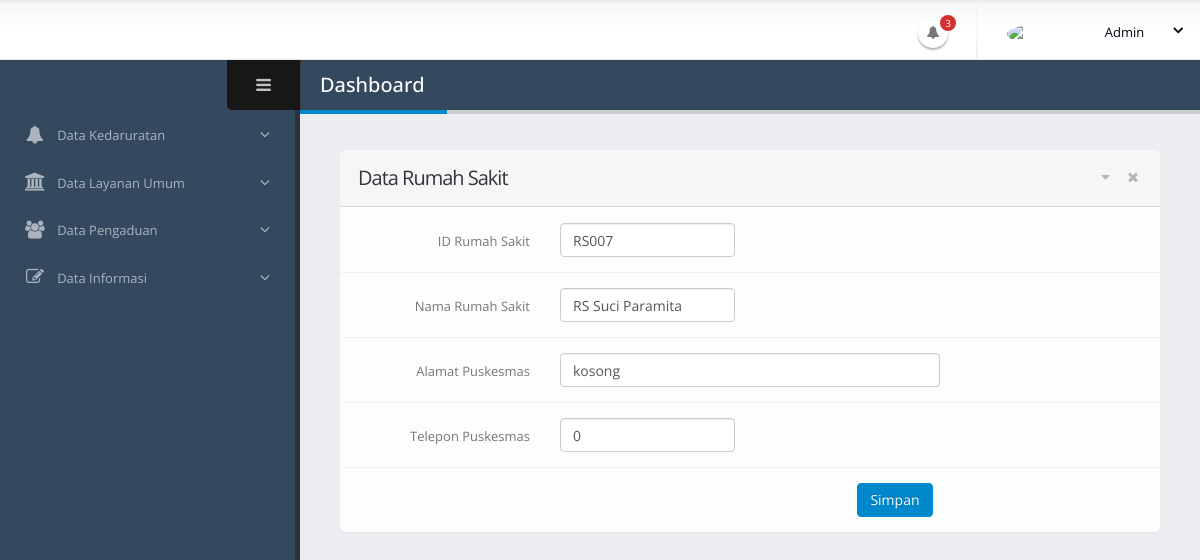
Before: /admin/RS/RSEdit.php?id=RS007 with the older database file.
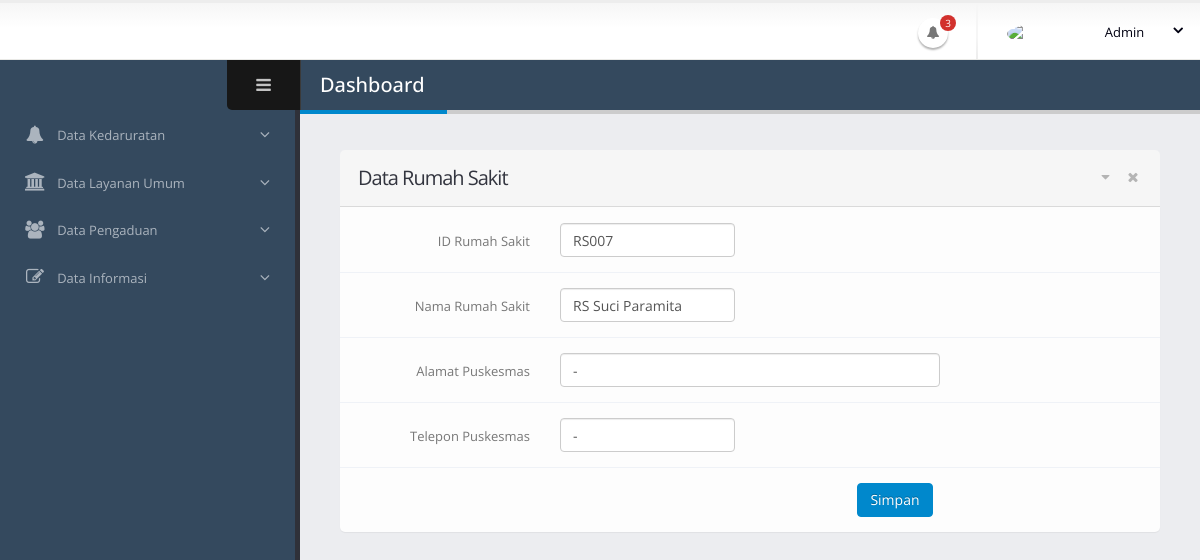
After: the same page with the newer database file.
### tables this page shows
CREATE TABLE `tb_rs` (
  `id_rs` varchar(15) NOT NULL,
  `nama_rs` varchar(200) NOT NULL,
  `alamat_rs` text NOT NULL,
  `telp_rs` varchar(100) NOT NULL,
  `lat` float(10,6) NOT NULL,
  `lng` float(10,6) NOT NULL,
  `location_status` tinyint(1) DEFAULT '0'
);

### admin/RS/RSEdit.php (the view, shortened to what the changed rows need)
<!doctype html>
<html class="fixed">
	<head>
		<link rel="stylesheet" href="../assets/vendor/bootstrap/css/bootstrap.css" />
		<link rel="stylesheet" href="../assets/vendor/font-awesome/css/font-awesome.css" />
		<link rel="stylesheet" href="../assets/vendor/magnific-popup/magnific-popup.css" />
		<link rel="stylesheet" href="../assets/vendor/bootstrap-datepicker/css/datepicker3.css" />
		<link rel="stylesheet" href="../assets/vendor/jquery-ui/css/ui-lightness/jquery-ui-1.10.4.custom.css" />
		<link rel="stylesheet" href="../assets/vendor/bootstrap-multiselect/bootstrap-multiselect.css" />
		<link rel="stylesheet" href="../assets/vendor/morris/morris.css" />
		<link rel="stylesheet" href="../assets/stylesheets/theme.css" />
		<link rel="stylesheet" href="../assets/stylesheets/skins/default.css" />
		<link rel="stylesheet" href="../assets/stylesheets/theme-custom.css">
	</head>
	<body>
		<section class="body">
			<div class="inner-wrapper">
				<section role="main" class="content-body">
					<header class="page-header">
						<h2>Dashboard</h2>
					</header>
						<section class="panel">
							<header class="panel-heading">
								<h2 class="panel-title">Data Rumah Sakit</h2>
							</header>
							<div class="panel-body">
									<?php
									include '../../db/koneksi.php';
									$id = $_GET['id'];
									$data = mysqli_query($koneksi,"select * from tb_rs where id_rs='$id'");
									while($d = mysqli_fetch_array($data)){
									?>
								<form method="post" action="edit_aksi.php" class="form-horizontal form-bordered">
											<div class="form-group">
												<label class="col-md-3 control-label" for="inputDefault">ID Rumah Sakit</label>
												<div class="col-md-3">
													<input type="text" name="a" class="form-control" id="inputDefault" value="<?php echo $d['id_rs']; ?>">
												</div>
											</div>
											<div class="form-group">
												<label class="col-md-3 control-label" for="inputDefault">Nama Rumah Sakit</label>
												<div class="col-md-3">
													<input type="text" name="b" class="form-control" id="inputDefault" value="<?php echo $d['nama_rs']; ?>">
												</div>
											</div>
											<div class="form-group">
												<label class="col-md-3 control-label" for="inputDefault">Alamat Puskesmas</label>
												<div class="col-md-6">
													<input type="text" name="c" class="form-control" id="inputDefault" value="<?php echo $d['alamat_rs']; ?>">
												</div>
											</div>
											<div class="form-group">
												<label class="col-md-3 control-label" for="inputDefault">Telepon Puskesmas</label>
												<div class="col-md-3">
													<input type="text" name="d" class="form-control" id="inputDefault" value="<?php echo $d['telp_rs']; ?>">
												</div>
											</div>
											<div class="col-sm-9 text-right">
											<button type="submit" class="btn btn-primary hidden-xs">Simpan</button>
											</div>
								</form>
									<?php
									}
									?>
							</div>
						</section>
				</section>
	</body>
</html>

Changed rows visible on the page:
changed tb_rs "RS007": c "kosong" → "-"; d "0" → "-"
